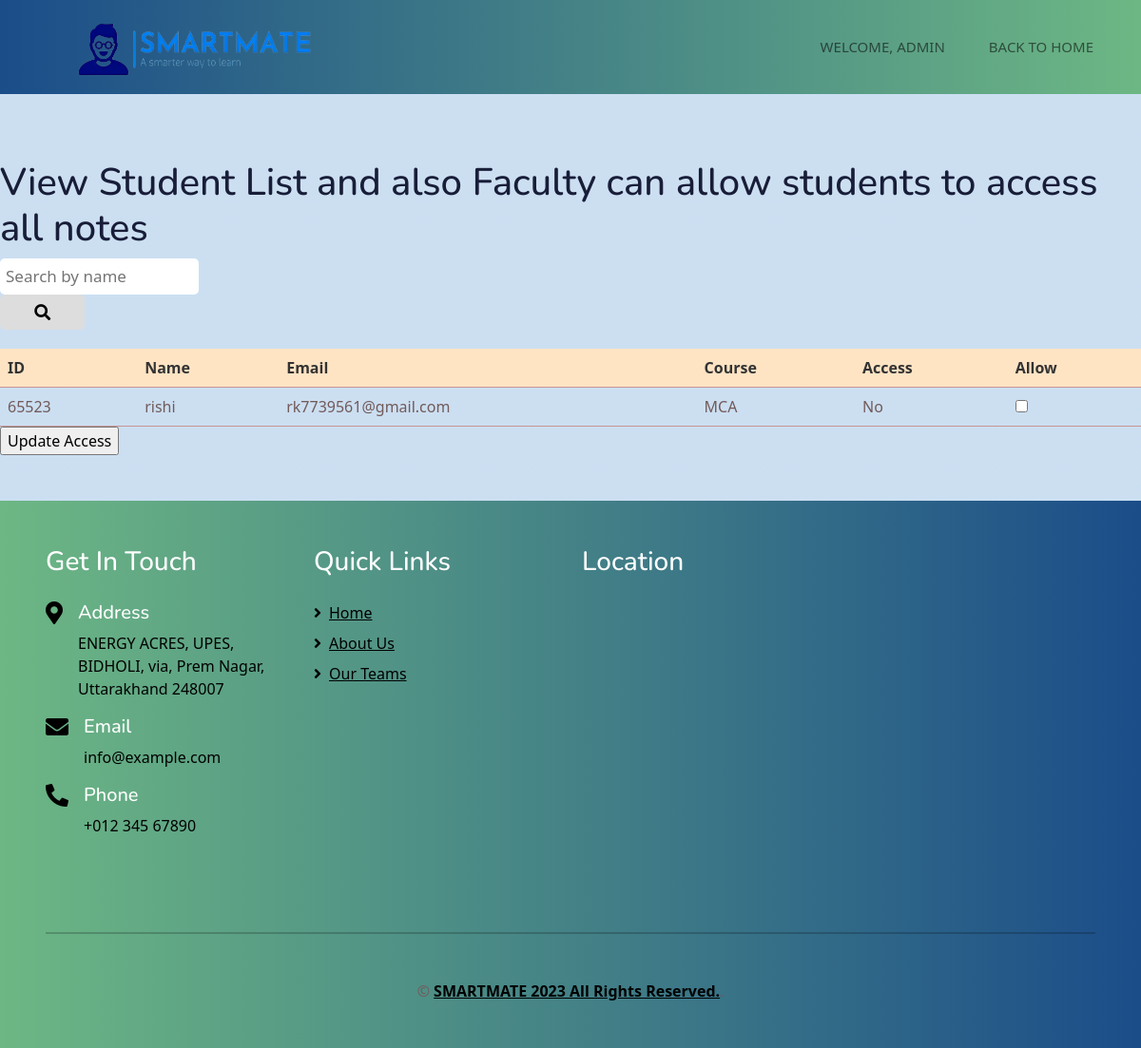
The app's page /view_student/ (signed in) with its own data.
### smartmate__1/models.py (models this page shows, shortened)
class StudentDetail(models.Model):
    sid = models.BigAutoField(primary_key=True)
    name = models.CharField(max_length=30, null=True)
    email = models.EmailField()
    password = models.CharField(max_length=20)
    cid_fk = models.ForeignKey(CourseDetail,null=True, on_delete=models.CASCADE)
    access_stu = models.BooleanField(default=False)
    @property    #Accessing Data of above table
    def course_name(self):
        return self.cid_fk.cname

class CourseDetail(models.Model):
    cid = models.BigAutoField(primary_key=True)
    cname = models.TextField(max_length=300)
    did_fk = models.ForeignKey(DepartmentDetail, on_delete=models.CASCADE) # foreign key

### smartmate__1/views.py (the view, shortened to what this page needs)
# urls.py: path('view_student/', views.view_student, name='view_students'),
def view_student(request):
    if "nm" not in request.session:
        return redirect('../login')
    q1 = request.GET.get('s')
    if q1:
        student = StudentDetail.objects.filter(sid__icontains=q1)
    else:
        student = StudentDetail.objects.all()
    context = {'students': student}
    return render(request, 'view_student.html', context)

### templates/view_student.html (shortened to what this page needs)
{% extends 'new_base.html' %}
{% load static %}
{% block content %}
<br><br>
<h1>View Student List and also Faculty can allow students to access all notes</h1>
<div class="search-container">
  <form method="GET">
    <input type="text" placeholder="Search by name" name="s">
    <button type="submit"><i class="fa fa-search"></i></button>
  </form>
</div>
<form method="POST" action="">
  <table>
    <thead>
      <tr>
        <th>ID</th>
        <th>Name</th>
        <th>Email</th>
        <th>Course</th>
        <th>Access</th>
        <th>Allow</th>
      </tr>
    </thead>
    <tbody>
      {% for student in students %}
        <tr>
          <td>{{ student.sid }}</td>
          <td>{{ student.name }}</td>
          <td>{{ student.email }}</td>
          <td>{{ student.course_name }}</td>
          <td>{% if student.access_stu %}Yes<input type="hidden" name="id" value="{{ student.sid }}"></td>
            <td><input type="checkbox" name="selected_students" {% if student.access_stu %}checked{% endif %}></td>
            {% else %}No<input type="hidden" name="id" value="{{ student.sid }}">
            <td><input type="checkbox" name="selected_students"></td>
            {% endif %}
          </td>
        </tr>
      {% endfor %}
    </tbody>
  </table>
  <input type="submit" value="Update Access">
</form>
{% endblock content %}

### static/css/header.css (style rules this page uses)
:root { --primary: #06BBCC; --light: #F0FBFC; --dark: #181d38; }

### templates/view_student.html (style rules this page uses)
body { background: linear-gradient(to bottom, rgba(202, 222, 241, 0.97), rgba(202, 222, 241, 0.97)); color: rgb(114, 90, 90); margin-top: 120px; }
.search-container { display: flex; margin-bottom: 20px; }
.search-container input[type=text] { padding: 6px; font-size: 17px; border: none; border-radius: 5px; width: 70%; margin-right: 5px; }
.search-container button { padding: 6px; border: none; font-size: 17px; background: #ddd; border-radius: 5px; cursor: pointer; width: 30%; }
table { border-collapse: collapse; width: 100%; text-align: left; }
th, td { padding: 8px; text-align: left; border-bottom: 1px solid #c89494; }
th { background-color:bisque; color: #333; }

### records on screen
StudentDetail: sid "65523", name "rishi", email "rk7739561@gmail.com", course_name "MCA"

### other values on screen
{{ request.session.nm }} "ADMIN"
